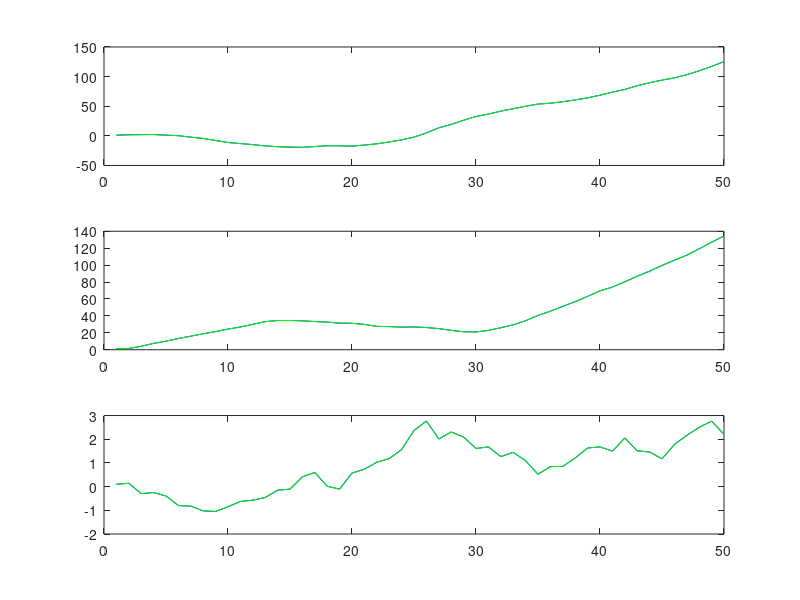

This chart was generated by the following MATLAB code:
% unscented kalman filter by reza izanloo
%% Example 1
% num_vec = 3; % dimension of state vector
% num_meas = 2; % number of measurment
% Q=0.2*eye(num_vec); % covariance of process
% R=0.2*eye(num_meas);        % covariance of measurement 
% x=[0;0;1]; 
% xhat=[0;0;1]; % initial state
% P = eye(num_vec);
% S = chol(P);        % initial state covraiance
% f=@(x)[x(2);x(3);0.05*x(1)*(x(2)+x(3))];  % nonlinear state equations
% h=@(x)[x(1); x(3)];                               % measurement equation
%%
teta = pi/3;
T = 3 ;
num_vec = 4; % dimension of state vector
num_meas = 2; % number of measurment
Q = diag([0.1,0.1,0.1,0.1]); % cov of Noise1 process
R = diag([0.1,0.1]);% cov of Noise1 measurment
A =[1 0 T 0  % process Equation
    0 1 0 T
    0 0 1 0
    0 0 0 1];
B =[1 0 0 0  % meaurment equation
    0 1 0 0];
x = [1;1;0;0]; % initial of state vector X
xhat = [1;1;0;0]; % initial of state vector X
P = diag([4,4,3,3]);% initial of cov matrix P
S = chol(P);
f = @(x)[x(1)+T*x(3);x(2)+T*x(4);x(3);x(4)];  % nonlinear state equations for UKF
h = @(x)[x(1);x(2)];                               % measurement equation for UKF
%%
N=50;                                     % total dynamic steps
xV = zeros(num_vec,N);          %estmate        % allocate memory
sV = zeros(num_vec,N);          %actual
zV = zeros(num_meas,N);
for k=1:N
      x = f(x) + sqrt(Q)*randn(num_vec,1);                % update process 
  z =h(x) + sqrt(R)*randn(num_meas,1);                     % measurments
  sV(:,k)= x;                             % save actual state
  zV(:,k)  = z;                             % save measurment
%   [xhat, P] = ukf(f,xhat,P,h,z,Q,R);            % ekf 
%    [x, P] = UKBF(f,x,P,h,z,Q,R); 
%       [x,S] = SR_UKF(f,x,S,h,z,Q,R); 

  xV(:,k) = x;                            % save estimate
end

for k=1:3                                 % plot results
  subplot(3,1,k)
  plot(1:N, sV(k,:), 'b', 1:N, xV(k,:), 'g')
end



